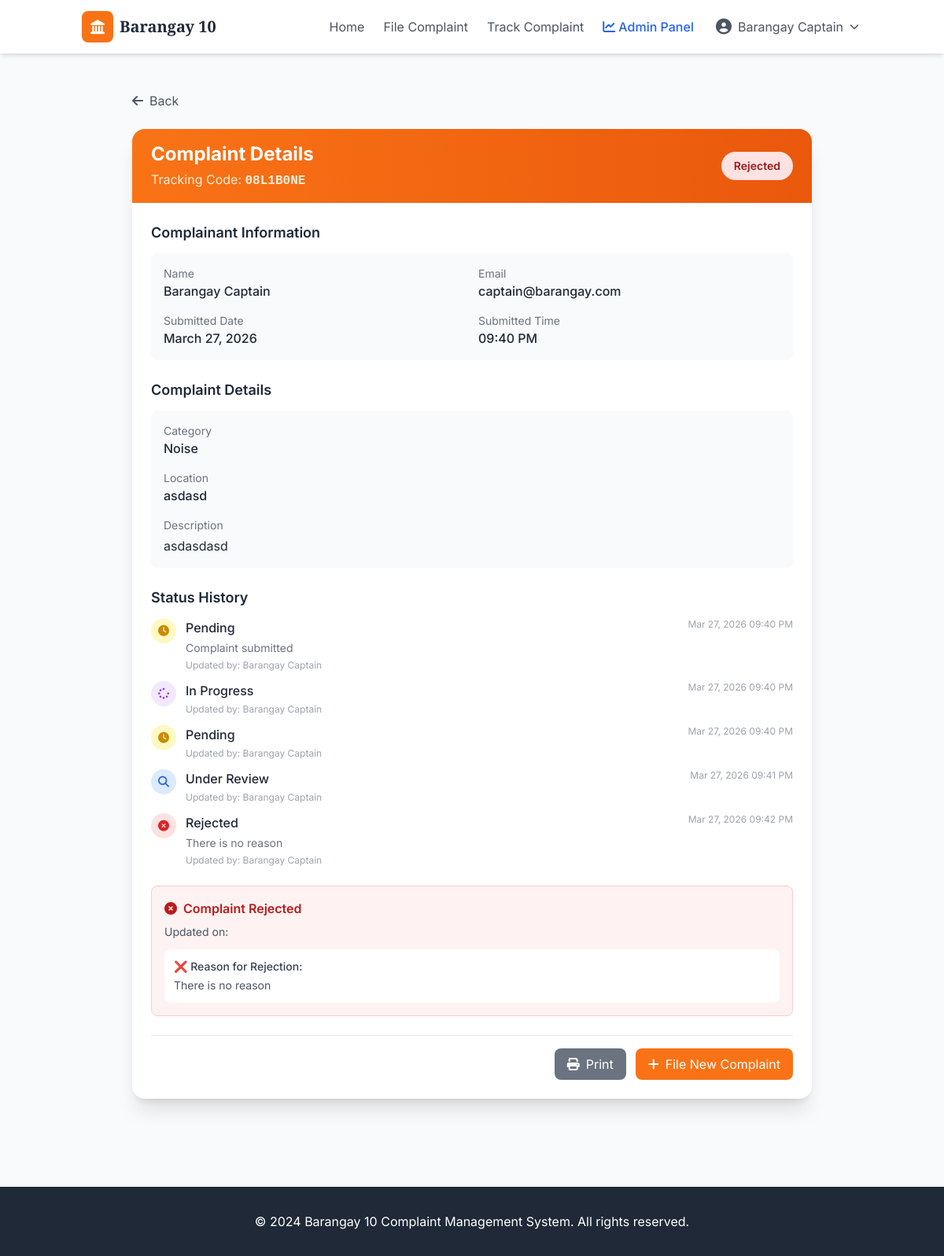
The app's page /track/?code=08L1B0NE (signed in) with its own data.
### accounts/models.py (models this page shows, shortened)
class User(AbstractUser):
    username = None
    email = models.EmailField(unique=True)
    ROLE_CHOICES = [
        ('resident', 'Resident'),
        ('admin', 'Admin'),
        ('captain', 'Captain'),
    ]
    role = models.CharField(max_length=20, choices=ROLE_CHOICES, default='resident')
    first_name = models.CharField(max_length=150)
    last_name = models.CharField(max_length=150)
    is_verified = models.BooleanField(default=False)
    verification_code = models.CharField(max_length=6, blank=True, null=True)
    verification_code_created_at = models.DateTimeField(blank=True, null=True)
    USERNAME_FIELD = 'email'
    REQUIRED_FIELDS = ['first_name', 'last_name']
    objects = UserManager()
    def is_admin(self):
        return self.role in ['admin', 'captain']

### complaints/models.py (models this page shows, shortened)
class Complaint(models.Model):
    STATUS_CHOICES = [
        ('pending', 'Pending'),
        ('under_review', 'Under Review'),
        ('in_progress', 'In Progress'),
        ('resolved', 'Resolved'),
        ('rejected', 'Rejected'),
    ]
    tracking_code = models.CharField(max_length=8, unique=True, default=generate_tracking_code)
    submitted_by = models.ForeignKey(User, on_delete=models.CASCADE, related_name='complaints')
    category = models.ForeignKey(Category, on_delete=models.SET_NULL, null=True)
    description = models.TextField()
    location = models.CharField(max_length=200)
    image = models.ImageField(upload_to='complaints/', blank=True, null=True)
    status = models.CharField(max_length=20, choices=STATUS_CHOICES, default='pending')
    status_updated_by = models.ForeignKey(User, on_delete=models.SET_NULL, null=True, blank=True, related_name='updated_complaints')
    admin_notes = models.TextField(blank=True)
    created_at = models.DateTimeField(auto_now_add=True)
    updated_at = models.DateTimeField(auto_now=True)
    resolved_at = models.DateTimeField(null=True, blank=True)
    is_spam = models.BooleanField(default=False)
    spam_confidence = models.FloatField(default=0.0)
    reviewed_by_admin = models.BooleanField(default=False)
    resolution_feedback = models.TextField(blank=True, null=True, help_text="Feedback for resolved or rejected complaints")

class Category(models.Model):
    name = models.CharField(max_length=50, unique=True)
    description = models.TextField(blank=True)
    created_at = models.DateTimeField(auto_now_add=True)
    class Meta:
        verbose_name_plural = "Categories"

class ComplaintStatusHistory(models.Model):
    complaint = models.ForeignKey(Complaint, on_delete=models.CASCADE, related_name='status_history')
    status = models.CharField(max_length=20, choices=Complaint.STATUS_CHOICES)
    changed_by = models.ForeignKey(User, on_delete=models.SET_NULL, null=True)
    notes = models.TextField(blank=True)
    created_at = models.DateTimeField(auto_now_add=True)
    class Meta:
        ordering = ['created_at']
        verbose_name_plural = "Status histories"

### complaints/views.py (the view, shortened to what this page needs)
# urls.py: path('track/', views.track_complaint, name='track_complaint'),
def track_complaint(request):
    if request.method == 'GET':
        code = request.GET.get('code', '').upper().strip()
        if code:
            try:
                complaint = Complaint.objects.get(tracking_code=code)
                if request.user.is_authenticated and (complaint.submitted_by == request.user or request.user.is_admin()):
                    return render(request, 'complaints/track_result.html', {'complaint': complaint})
                elif request.user.is_authenticated:
                    messages.error(request, 'You can only view your own complaints.')
                else:
                    messages.error(request, 'Please login to view complaint details.')
            except Complaint.DoesNotExist:
                messages.error(request, 'No complaint found with that code.')

### templates/complaints/track_result.html (shortened to what this page needs)
{% extends 'base.html' %}
{% load static %}
{% block content %}
<div class="container mx-auto px-4 py-12 max-w-4xl">
    <div class="mb-6">
        <button onclick="window.history.back()" class="text-gray-600 hover:text-gray-800">
            <i class="fas fa-arrow-left mr-2"></i>Back
        </button>
    </div>
    <div class="bg-white rounded-2xl shadow-xl overflow-hidden">
        <div class="bg-gradient-to-r from-orange-500 to-orange-600 px-6 py-4">
            <div class="flex justify-between items-center">
                <div>
                    <h1 class="text-2xl font-bold text-white">Complaint Details</h1>
                    <p class="text-orange-100 mt-1">Tracking Code: <span class="font-mono font-bold">{{ complaint.tracking_code }}</span></p>
                </div>
                <span class="status-{{ complaint.status }} px-4 py-2 rounded-full text-sm font-semibold">
                    {{ complaint.get_status_display }}
                </span>
            </div>
        </div>
        <div class="p-6">
            <div class="mb-6">
                <h2 class="text-lg font-semibold text-gray-800 mb-3">Complainant Information</h2>
                <div class="bg-gray-50 rounded-lg p-4">
                    <div class="grid grid-cols-1 md:grid-cols-2 gap-4">
                        <div>
                            <p class="text-sm text-gray-500">Name</p>
                            <p class="font-medium text-gray-800">{{ complaint.submitted_by.first_name }} {{ complaint.submitted_by.last_name }}</p>
                        </div>
                        <div>
                            <p class="text-sm text-gray-500">Email</p>
                            <p class="font-medium text-gray-800">{{ complaint.submitted_by.email }}</p>
                        </div>
                        <div>
                            <p class="text-sm text-gray-500">Submitted Date</p>
                            <p class="font-medium text-gray-800">{{ complaint.created_at|date:"F d, Y" }}</p>
                        </div>
                        <div>
                            <p class="text-sm text-gray-500">Submitted Time</p>
                            <p class="font-medium text-gray-800">{{ complaint.created_at|date:"h:i A" }}</p>
                        </div>
                    </div>
                </div>
            </div>
            <div class="mb-6">
                <h2 class="text-lg font-semibold text-gray-800 mb-3">Complaint Details</h2>
                <div class="bg-gray-50 rounded-lg p-4 space-y-4">
                    <div>
                        <p class="text-sm text-gray-500">Category</p>
                        <p class="font-medium text-gray-800">{{ complaint.category.name|default:"Uncategorized" }}</p>
                    </div>
                    <div>
                        <p class="text-sm text-gray-500">Location</p>
                        <p class="font-medium text-gray-800">{{ complaint.location }}</p>
                    </div>
                    <div>
                        <p class="text-sm text-gray-500">Description</p>
                        <p class="text-gray-800 mt-1 whitespace-pre-wrap">{{ complaint.description }}</p>
                    </div>
                </div>
            </div>
            <div class="mb-6">
                <h2 class="text-lg font-semibold text-gray-800 mb-3">Status History</h2>
                <div class="space-y-3">
                    {% for history in complaint.status_history.all %}
                    <div class="flex items-start gap-3">
                        <div class="flex-shrink-0 w-8 h-8 rounded-full
                            {% if history.status == 'resolved' %}bg-green-100 text-green-600
                            {% elif history.status == 'rejected' %}bg-red-100 text-red-600
                            {% elif history.status == 'in_progress' %}bg-purple-100 text-purple-600
                            {% elif history.status == 'under_review' %}bg-blue-100 text-blue-600
                            {% else %}bg-yellow-100 text-yellow-600{% endif %} flex items-center justify-center">
                            <i class="fas
                                {% if history.status == 'resolved' %}fa-check-circle
                                {% elif history.status == 'rejected' %}fa-times-circle
                                {% elif history.status == 'in_progress' %}fa-spinner
                                {% elif history.status == 'under_review' %}fa-search
                                {% else %}fa-clock{% endif %} text-sm"></i>
                        </div>
                        <div class="flex-1">
                            <div class="flex justify-between items-start">
                                <div>
                                    <p class="font-medium text-gray-800">{{ history.get_status_display }}</p>
                                    {% if history.notes %}
                                    <p class="text-sm text-gray-500 mt-1">{{ history.notes }}</p>
                                    {% endif %}
                                </div>
                                <p class="text-xs text-gray-400">{{ history.created_at|date:"M d, Y h:i A" }}</p>
                            </div>
                            {% if history.changed_by %}
                            <p class="text-xs text-gray-400 mt-1">Updated by: {{ history.changed_by.get_full_name|default:history.changed_by.username }}</p>
                            {% endif %}
                        </div>
                    </div>
                    {% empty %}
                    <div class="text-center text-gray-500 py-4">
                        No status history available.
                    </div>
                    {% endfor %}
                </div>
            </div>
            {% if complaint.status == 'resolved' or complaint.status == 'rejected' %}
            <div class="mb-6">
                <div class="{% if complaint.status == 'resolved' %}bg-green-50 border-green-200{% else %}bg-red-50 border-red-200{% endif %} border rounded-lg p-4">
                    <div class="flex items-center gap-2 {% if complaint.status == 'resolved' %}text-green-700{% else %}text-red-700{% endif %} mb-2">
                        {% if complaint.status == 'resolved' %}
                        <i class="fas fa-check-circle"></i>
                        <span class="font-semibold">Complaint Resolved</span>
                        {% else %}
                        <i class="fas fa-times-circle"></i>
                        <span class="font-semibold">Complaint Rejected</span>
                        {% endif %}
                    </div>
                    <p class="text-sm text-gray-600">Updated on: {{ complaint.resolved_at|date:"F d, Y h:i A" }}</p>
                    {% if complaint.resolution_feedback %}
                    <div class="mt-3 p-3 bg-white rounded-lg">
                        <p class="text-sm font-medium text-gray-700 mb-1">
                            {% if complaint.status == 'resolved' %}📋 Resolution Notes:{% else %}❌ Reason for Rejection:{% endif %}
                        </p>
                        <p class="text-sm text-gray-600">{{ complaint.resolution_feedback }}</p>
                    </div>
                    {% endif %}
                </div>
            </div>
            {% endif %}
            <div class="flex flex-wrap gap-3 justify-end pt-4 border-t">
                <button onclick="window.print()" class="px-4 py-2 bg-gray-500 text-white rounded-lg hover:bg-gray-600 transition">
                    <i class="fas fa-print mr-2"></i>Print
                </button>
                <button onclick="window.location.href='{% url 'submit_complaint' %}'" class="px-4 py-2 bg-orange-500 text-white rounded-lg hover:bg-orange-600 transition">
                    <i class="fas fa-plus mr-2"></i>File New Complaint
                </button>
            </div>
        </div>
    </div>
</div>
{% endblock %}

### templates/base.html (shortened to what this page needs)
<!DOCTYPE html>
<html lang="en">
<head>
    <script src="https://cdn.tailwindcss.com"></script>
    <link rel="stylesheet" href="https://cdnjs.cloudflare.com/ajax/libs/font-awesome/6.4.0/css/all.min.css">
</head>
<body class="bg-gray-50">
    <nav class="bg-white shadow-md sticky top-0 z-50">
        <div class="container mx-auto px-4 py-3 flex justify-between items-center">
            <a href="{% url 'home' %}" class="flex items-center gap-2">
                <div class="w-10 h-10 bg-orange-500 rounded-lg flex items-center justify-center">
                    <i class="fas fa-landmark text-white text-lg"></i>
                </div>
                <span class="font-display font-bold text-xl text-gray-800">Barangay 10</span>
            </a>
            <div class="hidden md:flex items-center gap-6">
                <a href="{% url 'home' %}" class="text-gray-600 hover:text-orange-500 transition">Home</a>
                <a href="{% url 'submit_complaint' %}" class="text-gray-600 hover:text-orange-500 transition">File Complaint</a>
                <a href="{% url 'track_complaint' %}" class="text-gray-600 hover:text-orange-500 transition">Track Complaint</a>
                {% if user.is_authenticated %}
                    {% if user.is_admin %}
                        <a href="{% url 'admin_dashboard' %}" class="text-blue-600 hover:text-blue-700 transition font-medium">
                            <i class="fas fa-chart-line mr-1"></i>Admin Panel
                        </a>
                    {% endif %}
                    <div class="dropdown-container">
                        <button class="flex items-center gap-2 text-gray-600 hover:text-orange-500 py-2 px-1">
                            <i class="fas fa-user-circle text-xl"></i>
                            <span>{{ user.first_name }} {{ user.last_name }}</span>
                            <i class="fas fa-chevron-down text-xs"></i>
                        </button>
                    </div>
                {% endif %}
            </div>
        </div>
    </nav>
    <main>
        {% block content %}{% endblock %}
    </main>
    <footer class="bg-gray-800 text-white mt-16">
        <div class="container mx-auto px-4 py-8 text-center">
            <p>&copy; 2024 Barangay 10 Complaint Management System. All rights reserved.</p>
        </div>
    </footer>
</body>
</html>

### templates/base.html (style rules this page uses)
* { font-family: 'Inter', sans-serif; }
.font-display { font-family: 'Playfair Display', serif; }
.status-rejected { background: #fee2e2; color: #991b1b; }
.dropdown-container { position: relative; }
.dropdown-container::after { content: ''; position: absolute; top: 100%; right: 0; width: 100%; height: 5px; background: transparent; }

### templates/complaints/track_result.html (style rules this page uses)
.status-rejected { background: #fee2e2; color: #991b1b; }

### records on screen
User: first_name "Barangay", last_name "Captain"
Complaint: tracking_code "08L1B0NE", status "Rejected", submitted_by.first_name "Barangay", submitted_by.last_name "Captain", submitted_by.email "captain@barangay.com", created_at "March 27, 2026", created_at "09:40 PM", category.name "Noise", location "asdasd", description "asdasdasd", resolution_feedback "There is no reason"
ComplaintStatusHistory: status "Pending", notes "Complaint submitted", created_at "Mar 27, 2026 09:40 PM", changed_by.get_full_name "Barangay Captain"
ComplaintStatusHistory: status "In Progress", created_at "Mar 27, 2026 09:40 PM", changed_by.get_full_name "Barangay Captain"
ComplaintStatusHistory: status "Pending", created_at "Mar 27, 2026 09:40 PM", changed_by.get_full_name "Barangay Captain"
ComplaintStatusHistory: status "Under Review", created_at "Mar 27, 2026 09:41 PM", changed_by.get_full_name "Barangay Captain"
ComplaintStatusHistory: status "Rejected", notes "There is no reason", created_at "Mar 27, 2026 09:42 PM", changed_by.get_full_name "Barangay Captain"
